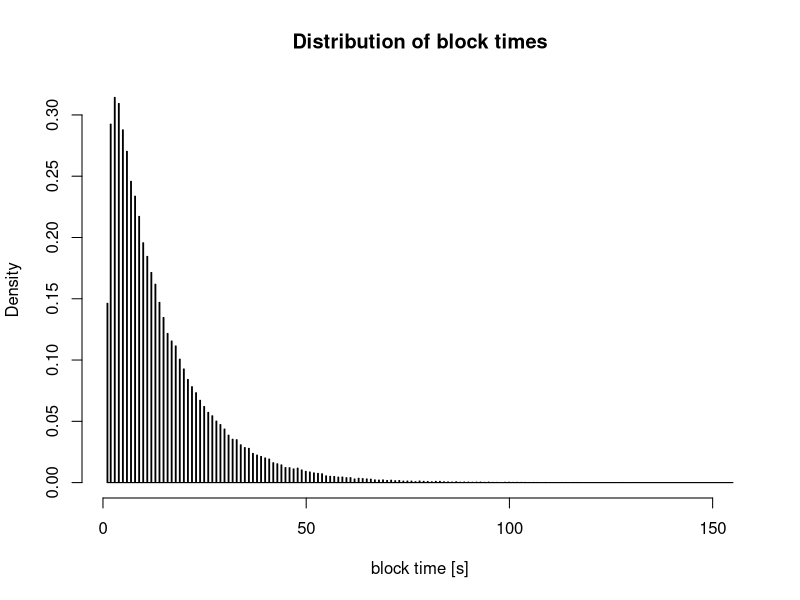
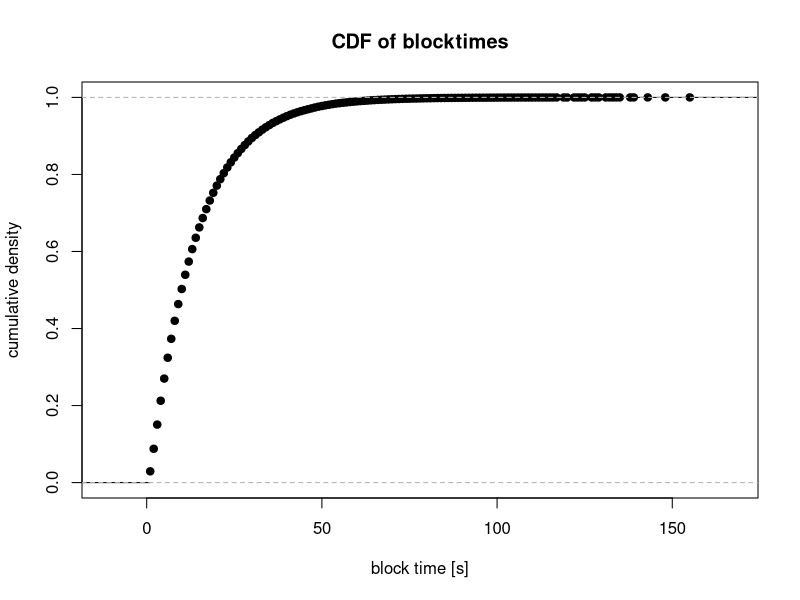

These figures' R source, in order:
timestampsHomestead = as.matrix(read.csv(file = "blocktimes.csv"))
blocktimes= data.frame(day=as.Date(as.POSIXct(timestampsHomestead[-1,], origin="1970-01-01")), blocktime=diff(timestampsHomestead))
blocktimes= setNames(blocktimes, c("day","blocktime"))
summary(blocktimes$blocktime)
quantile(blocktimes$blocktime, c(.9,.95,.99))
numberOfDays= length(unique(blocktimes$day));
hist(blocktimes$blocktime, breaks=numberOfDays*24, main = "Distribution of block times", xlab = "block time [s]", freq = FALSE)
plot(ecdf(blocktimes$blocktime),  main = "CDF of blocktimes", xlab = "block time [s]", ylab="cumulative density")
